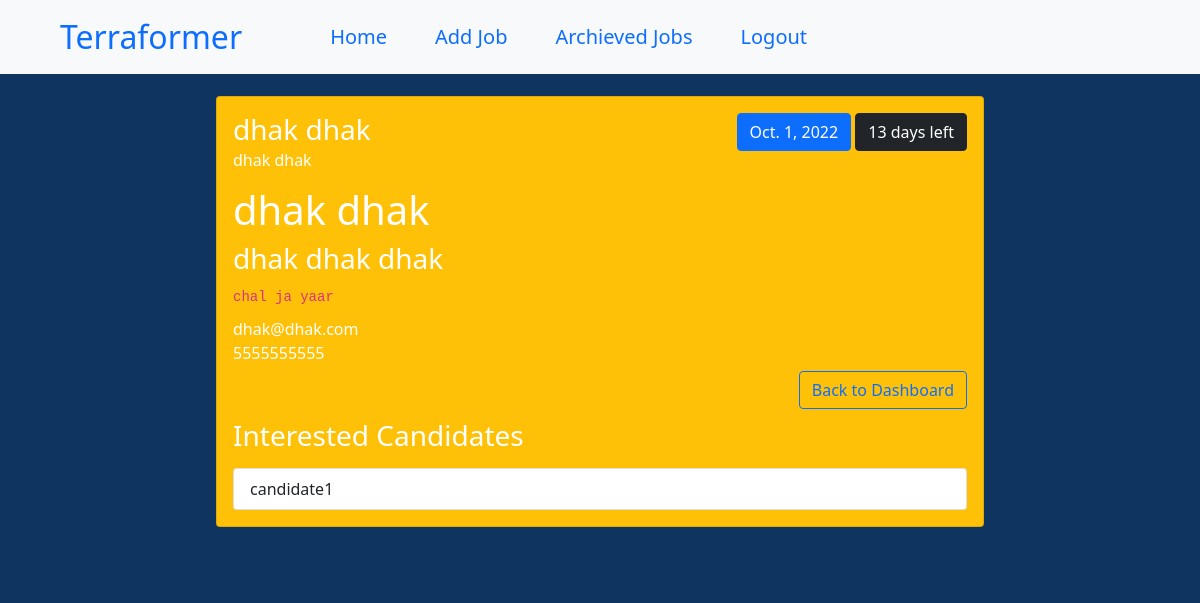
/candidates/1/13 (signed in), run on the app's committed database.
### board/models.py (models this page shows)
class Job(models.Model):
    title = models.CharField(max_length=250)
    description = models.TextField(max_length=500)
    location = models.CharField(max_length=250)
    deadline = models.DateField()
    mobile = models.CharField(max_length=10)
    email = models.EmailField()
    is_archieved = models.BooleanField(default=False)
    people = models.ManyToManyField(get_user_model())
    @property
    def days_left(self):
        return self.deadline - date.today()
    @property
    def bg_class(self):
        if self.days_left > timedelta(days=21):
            return "success"
        elif self.days_left < timedelta(days=3):
            return "danger"
        elif self.days_left < timedelta(days=14):
            return "warning"
        else:
            return "secondary"

### board/views.py (the view)
# urls.py: path('candidates/<int:id>/<int:jobid>', views.candidates, name='candidates'),
def candidates(req, id, jobid):
    if id==1:
        user_group = Group.objects.get(name = 'Terraformers')
        category = 'Terraformer'
    else:
        user_group = Group.objects.get(name = 'Applicants')
        category = 'Applicant'
    user_group = Group.objects.get(name = 'Terraformers')
    if req.user.is_authenticated and user_group == req.user.groups.all()[0]:
        cadets = Job.objects.get(pk=jobid).people.all()
        job = Job.objects.get(pk=jobid)
        return render(req, 'candidates.html', {'category': category, 'candidates': cadets, 'group': id, 'job': job})
    else:
        messages.warning(req, "You are not authorized to view candidates.")
        return HttpResponseRedirect('/')

### board/templatetags/jobextra.py (called while the page is built)
@register.filter
def convert_markdown(value):
    return markdown.markdown(value)

### board/templates/candidates.html (shortened to what this page needs)
{% extends 'base.html' %}
{% load static %}
{% load jobextra %}
{% block content %}
<div>
  <nav class="fixed-top navbar navbar-expand-lg bg-light px-5 py-2">
    <div class="container-fluid">
      <a class="navbar-brand fs-2" href="{% url 'home' %}">{{category}}</a>
      <div class="collapse navbar-collapse mx-5 fs-5" id="navbarNavAltMarkup">
        <div class="navbar-nav">
          <a class="mx-3 nav-link" aria-current="page" href="{%url 'home' %}">Home</a>
          {% if category == "Terraformer" %}
          <a class="mx-3 nav-link" aria-current="page" href="{%url 'add_job' group %}">Add Job</a>
          <a class="mx-3 nav-link" aria-current="page" href="{%url 'archieved_jobs' group %}">Archieved Jobs</a>
          {% endif %}
          <a class="mx-3 nav-link" href="{%url 'logout' %}">Logout</a>
        </div>
      </div>
    </div>
  </nav>
  <div class = "mt-5">
  <div class = "my-5">
    <div class="card my-4 bg-{{job.bg_class}} text-white" style="width: 48rem;">
        <div class="card-body">
            <div class="d-flex justify-content-between">
                <div><h3 class="card-title">{{job.title}}</h3></div>
                <div>
                  <button type="button" class="btn btn-primary">{{job.deadline}}</button>
                  <button type="button" class="btn btn-dark">{{job.days_left.days}} days left</button>
                </div>
            </div>
              <h6 class="card-subtitle mb-2">{{job.location}}</h6>
              <p class="card-text">{{job.description|convert_markdown|safe}}</p>
              <h6 class="card-subtitle mb-2">{{job.email}}</h6>
              <h6 class="card-subtitle mb-2">{{job.mobile}}</h6>
            <div class="d-flex justify-content-between">
                <div><h3 class="card-title mt-5 mb-3">Interested Candidates</h3></div>
                <div><a class="btn btn-outline-primary" aria-current="page" href="{%url 'dashboard' group %}"> Back to Dashboard</a></div>
            </div>
            <ul class="list-group">
            {% for candidate in candidates %}
                <li class="list-group-item">{{candidate}}</li>
            {% endfor %}
            </ul>
      </div>
    </div>
  </div>
  </div>
</div>
{% endblock content %}

### board/static/css/core.css (style rules this page uses)
.main_bg { background: #0F3460; display: flex; justify-content: center; align-items: center; }

### data on the page
Job: title "dhak dhak", deadline "Oct. 1, 2022", days_left.days "13", location "dhak dhak", description|convert_markdown "dhak dhak dhak dhak dhak chal ja yaar", email "dhak@dhak.com", mobile "5555555555"

### other printed values
{{ category }} "Terraformer"
{{ candidate }} "candidate1"
